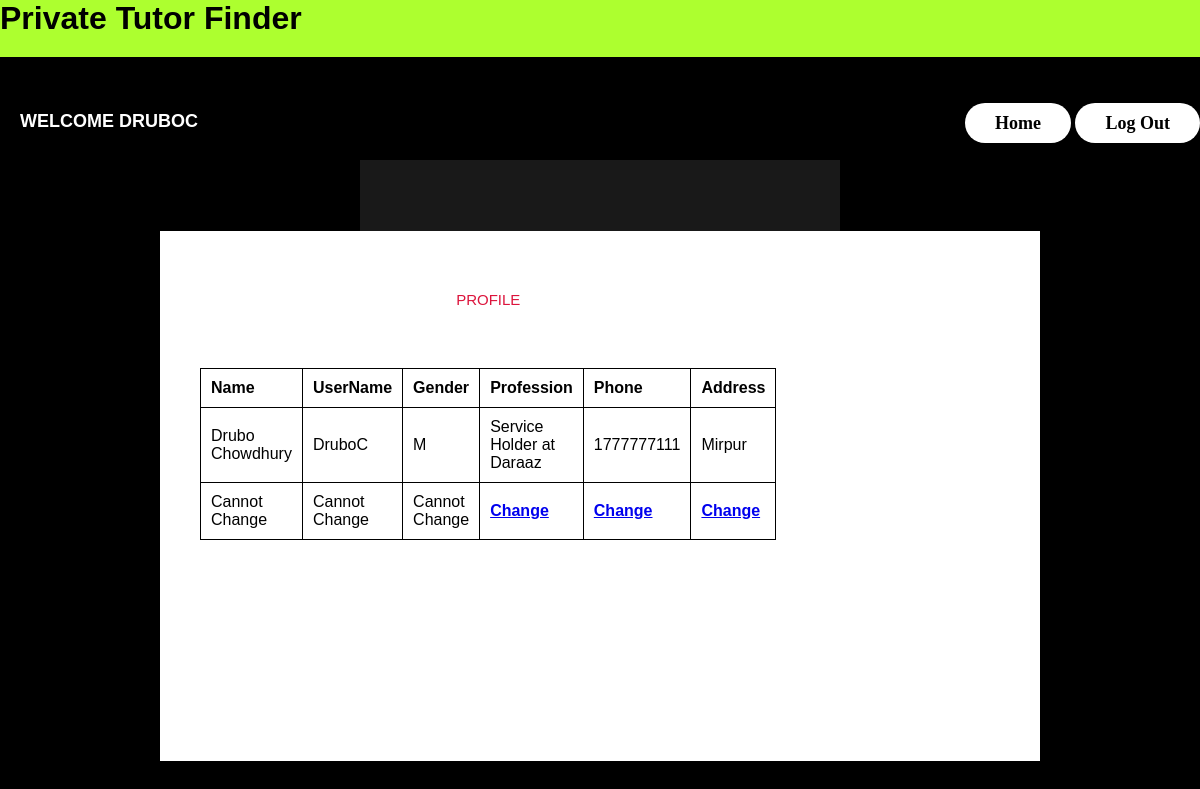
The app's page /p_editacc.php (signed in) with its own data.
### tables this page shows
CREATE TABLE `parents` (
  `id` int(11) NOT NULL,
  `Name` varchar(40) NOT NULL,
  `UserName` varchar(20) NOT NULL,
  `UserType` varchar(50) NOT NULL,
  `Password` varchar(30) NOT NULL,
  `Gender` char(1) NOT NULL,
  `Profession` varchar(50) NOT NULL,
  `Phone` int(11) NOT NULL,
  `Address` varchar(50) NOT NULL
);

### ParentsControllers.php (called while the page is built, shortened)
<?php
	require_once '../models/database.php';
	function getParents()
	{
		$puname=$_SESSION['UserName'];
		$query="SELECT Name,UserName,Gender,Profession,Phone,Address FROM parents WHERE UserName='$puname'";
		$parents = get($query);
		return $parents;
	}
?>

### database.php (called while the page is built, shortened)
<?php
	 $serverName="localhost";
	 $userName="root";
	 $password="";
	 $dbName="ptfswebtecproject";
	function get($query)
	{
        $data=array();
		global $serverName,$userName,$password,$dbName;
		$conn = mysqli_connect( $serverName, $userName, $password, $dbName);
        $result=mysqli_query($conn,$query);
        if(mysqli_num_rows($result) > 0)
        {
            while($row = mysqli_fetch_assoc($result))
            {
                $entity=array();
                foreach($row as $k=>$v)
                {
                    $entity[$k] = $row[$k];
                }
                $data[] = $entity;
            }
        }
		return $data;
	}
?>

### p_editacc.php (the view, shortened to what this page needs)
<?php
	require_once '../controllers/ParentsControllers.php';
	$parents = getParents();
?>
<html>
	<head>
		<h1 class="head_txt"><b>Private Tutor Finder</b></h1>
		<link rel="stylesheet" type="text/css" href="p_homepagestyle.css">
	</head>
	<body>
		<div class="p_homepage">
			<form action="../controllers/ParentsControllers.php" method="post">
			<h3>Welcome <?php echo $_SESSION['UserName']; ?></h3>
				<ul class="nav-area">
					<li><a href="p_homepage.php"><b>Home</b></a></li>
					<li><a href="logout.php"><b>Log Out</b></a></li>
				</ul>
			<div class="cen-area">
				<div class="tlist">
				<table>
					<caption>PROFILE</caption>
					<thead>
						<th>Name</th>
						<th>UserName</th>
						<th>Gender</th>
						<th>Profession</th>
						<th>Phone</th>
						<th>Address</th>
					</thead>
					<tbody>
						<?php
							foreach($parents as $parent)
							{
								echo "<tr>";
									echo "<td>".$parent["Name"]."</td>";
									echo "<td>".$parent["UserName"]."</td>";
									echo "<td>".$parent["Gender"]."</td>";
									echo "<td>".$parent["Profession"]."</td>";
									echo "<td>".$parent["Phone"]."</td>";
									echo "<td>".$parent["Address"]."</td>";
								echo "</tr>";
								echo "<tr>";
									echo '<td>Cannot Change</td>';
									echo '<td>Cannot Change</td>';
									echo '<td>Cannot Change</td>';
									echo '<td><a href="p_up_prof.php"><b>Change</b></td>';
									echo '<td><a href="p_up_pnum.php"><b>Change</b></td>';
									echo '<td><a href="p_up_padd.php"><b>Change</b></td>';
								echo "</tr>";
							}
						?>
					</tbody>
				</table>
			</div>
			</div>
			</form>
		</div>
	</body>
</html>

### p_homepagestyle.css (style rules this page uses)
body { margin: 0; padding: 0; font-family: sans-serif; background-color: #000000; background-position: center; }
.head_txt { margin: 0; padding: 0 0 20px; background: #ADFF2F; position: auto; }
h3 { float: left; font-size: 18px; color: white; text-transform: uppercase; margin-bottom: 40px; padding: 20px; }
.nav-area { float: right; list-style: none; margin-top: 40px; }
.nav-area li { display: inline-block; }
.nav-area li a { color: black; background-color: white; text-decoration: none; padding: 10px 30px; font-family: poppins; font-size: 18px; border-radius: 20px; }
.cen-area { width: 400px; height: 400px; position: absolute; top: 50%; left: 50%; transform: translate(-50%,-50%); color: white; padding: 40px; background-color: #191919; }
.tlist { width: 800px; height: 450px; position: absolute; top: 70%; left: 50%; transform: translate(-50%,-50%); color: white; padding: 40px; background-color: white; }
.tlist table { width: 400px; }
.tlist th { text-align: left; }
.tlist table, th, td { border: 1px solid #000; border-collapse: collapse; }
.tlist th, td { padding: 10px; }
.tlist caption { font-size: 15px; color: crimson; text-transform: uppercase; margin-bottom: 40px; padding: 20px; }

### records on screen
parents: Name "Drubo Chowdhury", UserName "DruboC", Gender "M", Profession "Service Holder at Daraaz", Phone "1777777111", Address "Mirpur"

### other values on screen
$_SESSION['UserName'] "DRUBOC"
